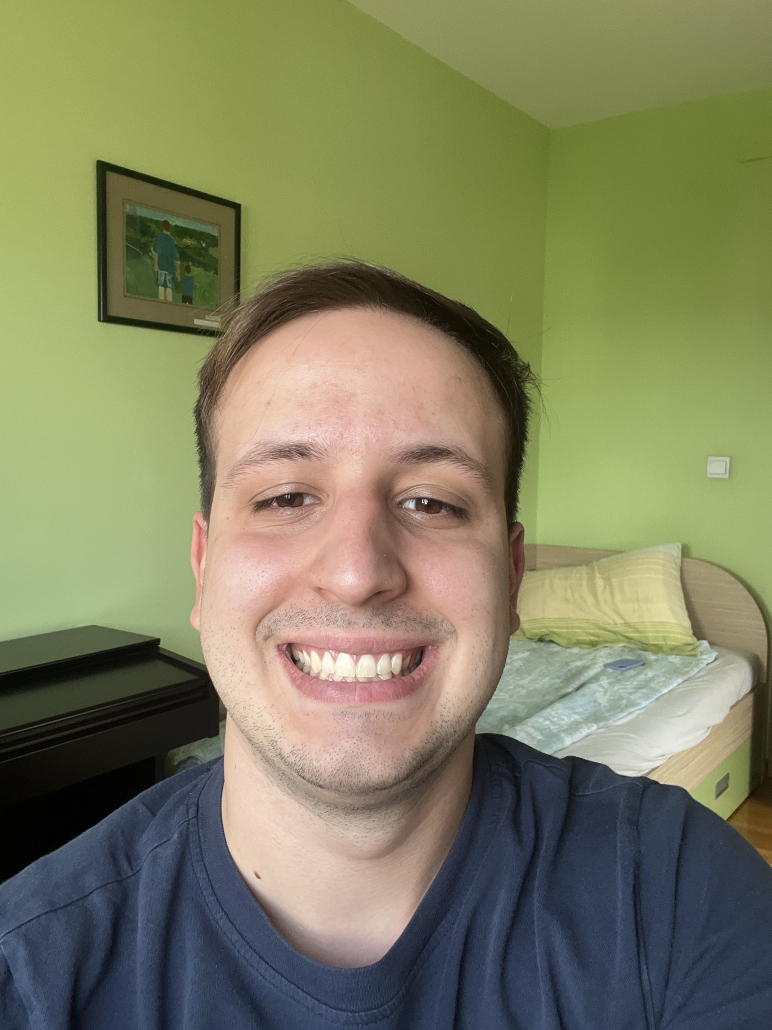
#> input picture face3.jpg, 2316 x 3088 px (shown at 1/3 size)
$ python face_crop.py
#> lines starting #> are read from the running program, lines starting #| are printed output that depends on the picture
import cv2
from PIL import Image

# Load the image using OpenCV
image_path = 'face3.jpg'  # replace with your image path
image = cv2.imread(image_path)
#> image is the input picture: shape (3088, 2316, 3); mean B, G, R 96.5, 128.3, 127.9

# Load the pre-trained Haar Cascade classifier for face detection
face_cascade = cv2.CascadeClassifier(cv2.data.haarcascades + 'haarcascade_frontalface_default.xml')

# Convert the image to grayscale
gray_image = cv2.cvtColor(image, cv2.COLOR_BGR2GRAY)
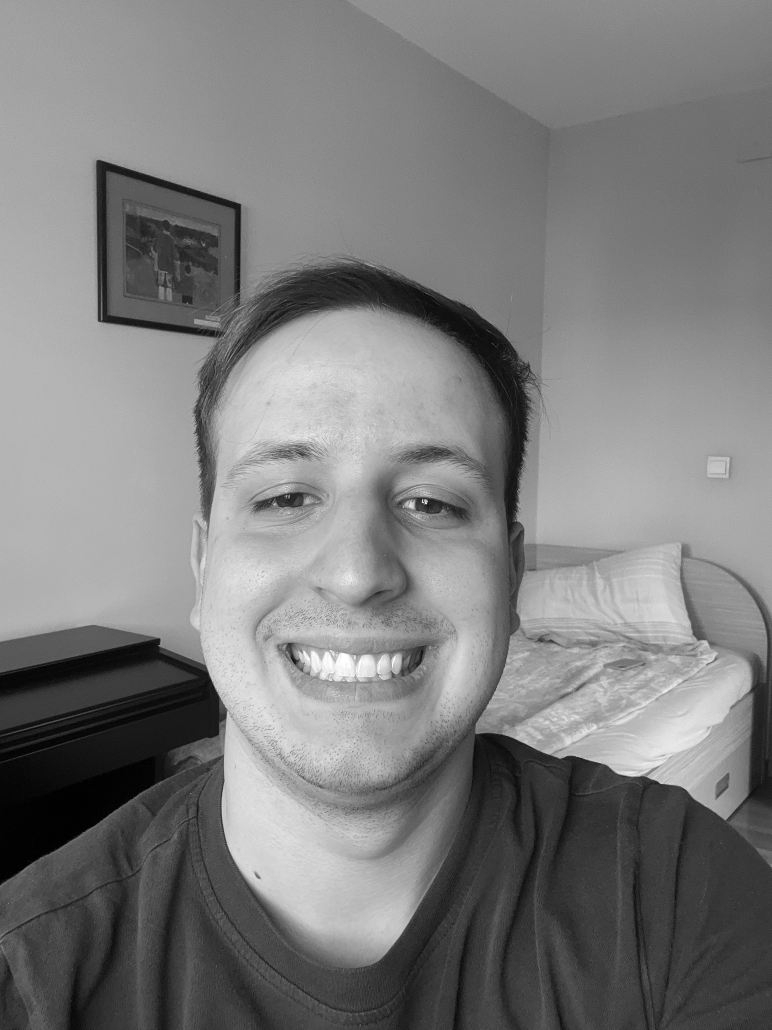
#> gray_image: shape (3088, 2316) (shown at 1/3 size); min 0, max 255, mean 124.6

# Detect faces in the image
faces = face_cascade.detectMultiScale(gray_image, scaleFactor=1.1, minNeighbors=5, minSize=(30, 30))
#> faces = [[456, 1017, 1218, 1218]]

# If no faces are found, print a message
if len(faces) == 0:
    print("No faces found")
else:
    # Get the coordinates of the first face detected
    (x, y, w, h) = faces[0]
#> x = 456; y = 1017; w = 1218; h = 1218

    # Crop the face from the image
    cropped_face = gray_image[y:y+h, x:x+w]
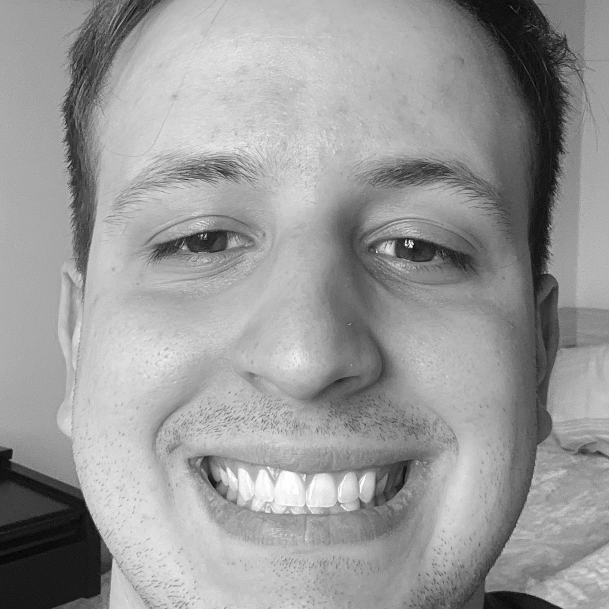
#> cropped_face: shape (1218, 1218) (shown at 1/2 size); min 0, max 255, mean 153.3

    # Convert the cropped face to PIL format for resizing
    cropped_face_pil = Image.fromarray(cropped_face)

    # Resize the cropped face to 48x48
    resized_face = cropped_face_pil.resize((48, 48), Image.LANCZOS)
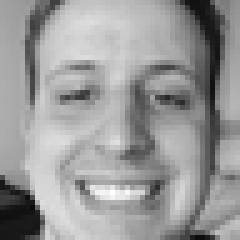
#> resized_face: PIL image 48x48 L (shown 5 times larger); min 10, max 255, mean 153.3

    # Convert the image to grayscale
    grayscale_face = resized_face.convert('L')

    # Save the resulting image
    grayscale_face.save('cropped_face_48x48.jpg')

    print("Face cropped and saved as cropped_face_48x48.jpg")

$ run again, with face2.jpg copied over face3.jpg
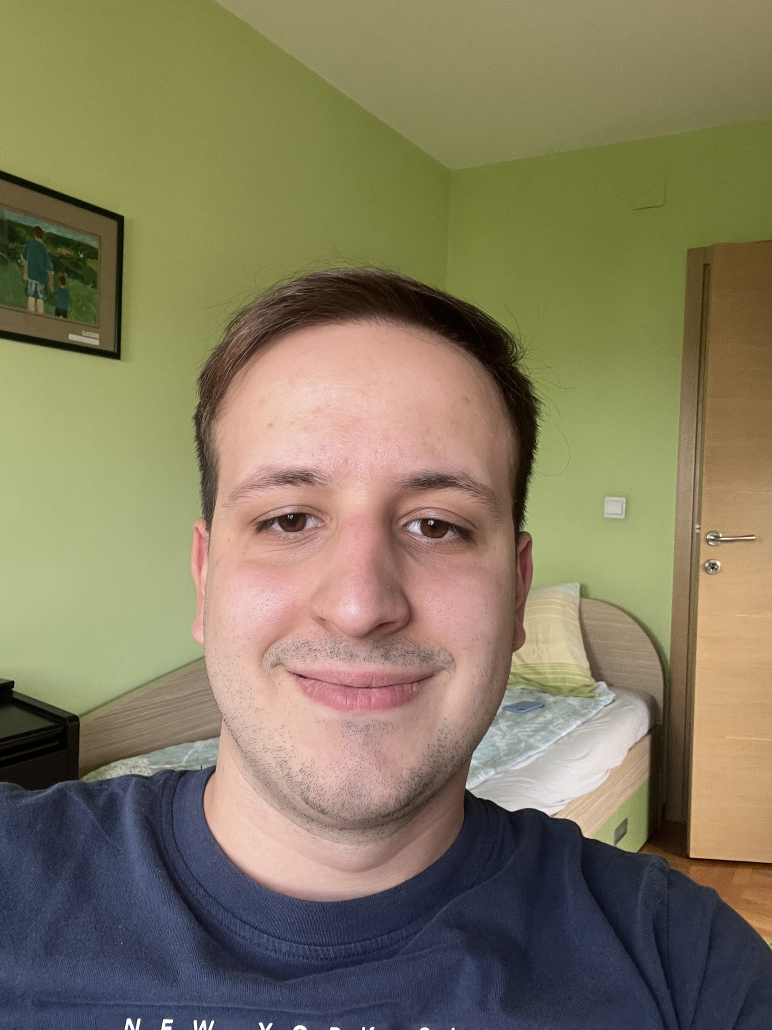
#> input picture face2.jpg, 2316 x 3088 px (shown at 1/3 size)
#> image is the input picture: shape (3088, 2316, 3); mean B, G, R 96, 122.7, 131.8
#> `gray_image = cv2.cvtColor(image, cv2.COLOR_BGR2GRAY)`:
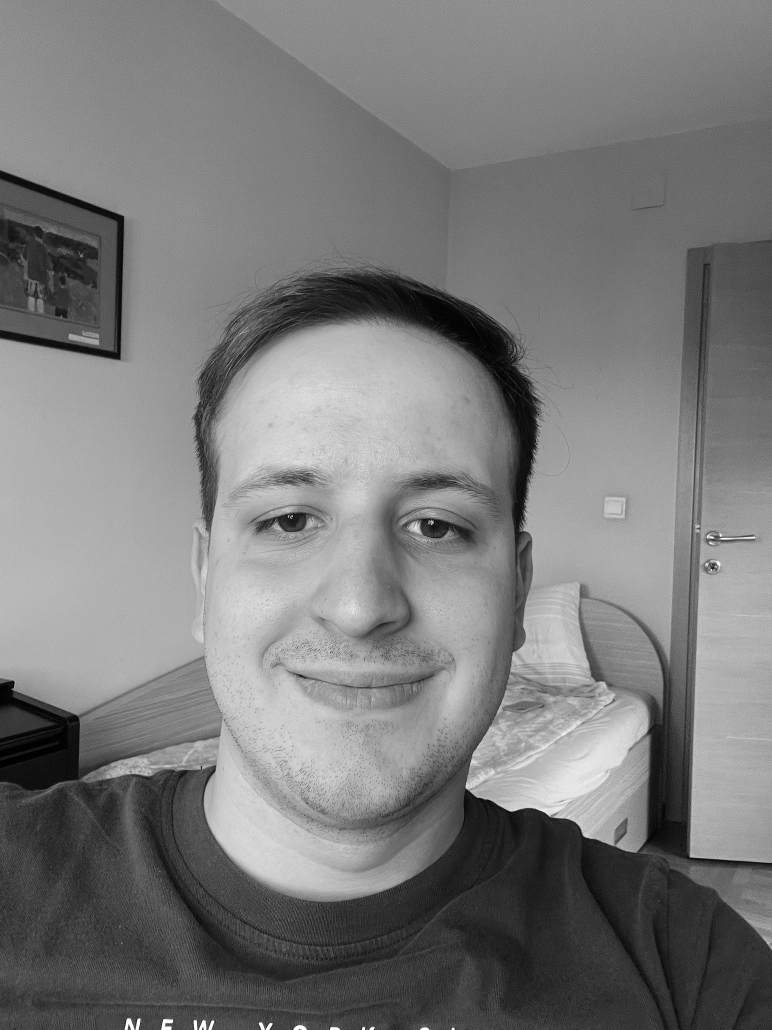
#> gray_image: shape (3088, 2316) (shown at 1/3 size); min 0, max 255, mean 122.4
#> faces = [[428, 1059, 1291, 1291]]
#> x = 428; y = 1059; w = 1291
#> `resized_face = cropped_face_pil.resize((48, 48), Image.LANCZOS)`:
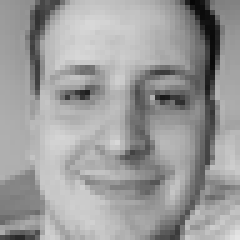
#> resized_face: PIL image 48x48 L (shown 5 times larger); min 7, max 228, mean 155.9

$ run again, with face.jpg copied over face3.jpg
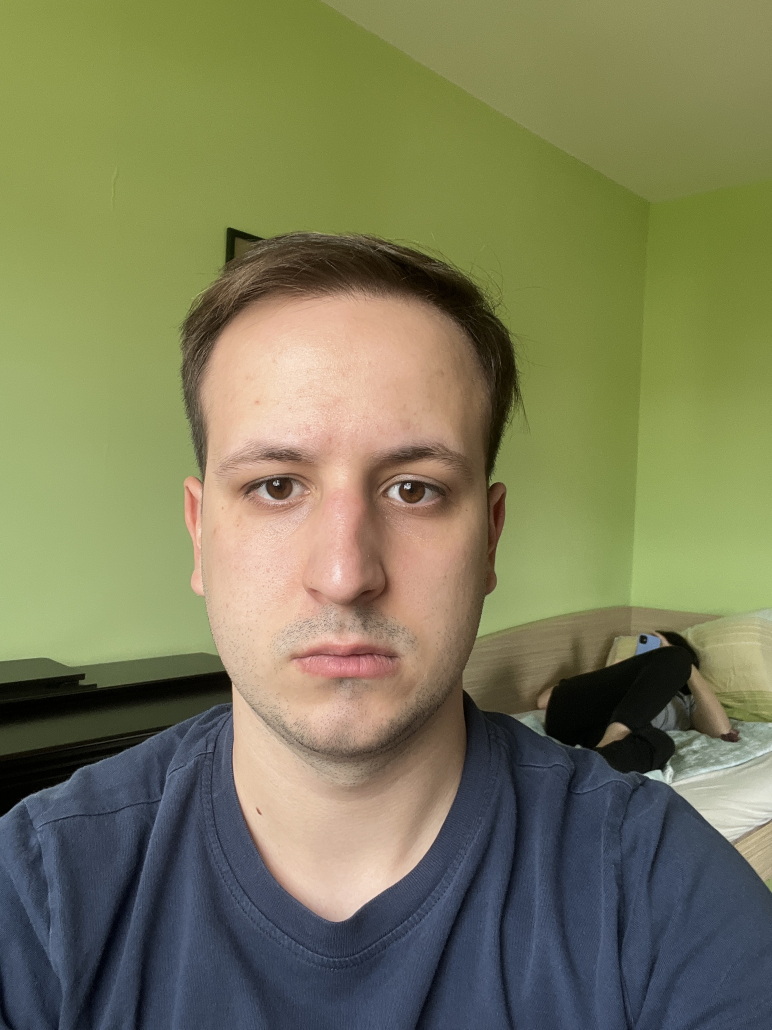
#> input picture face.jpg, 2316 x 3088 px (shown at 1/3 size)
#> image is the input picture: shape (3088, 2316, 3); mean B, G, R 90, 123.6, 123.3
#> `gray_image = cv2.cvtColor(image, cv2.COLOR_BGR2GRAY)`:
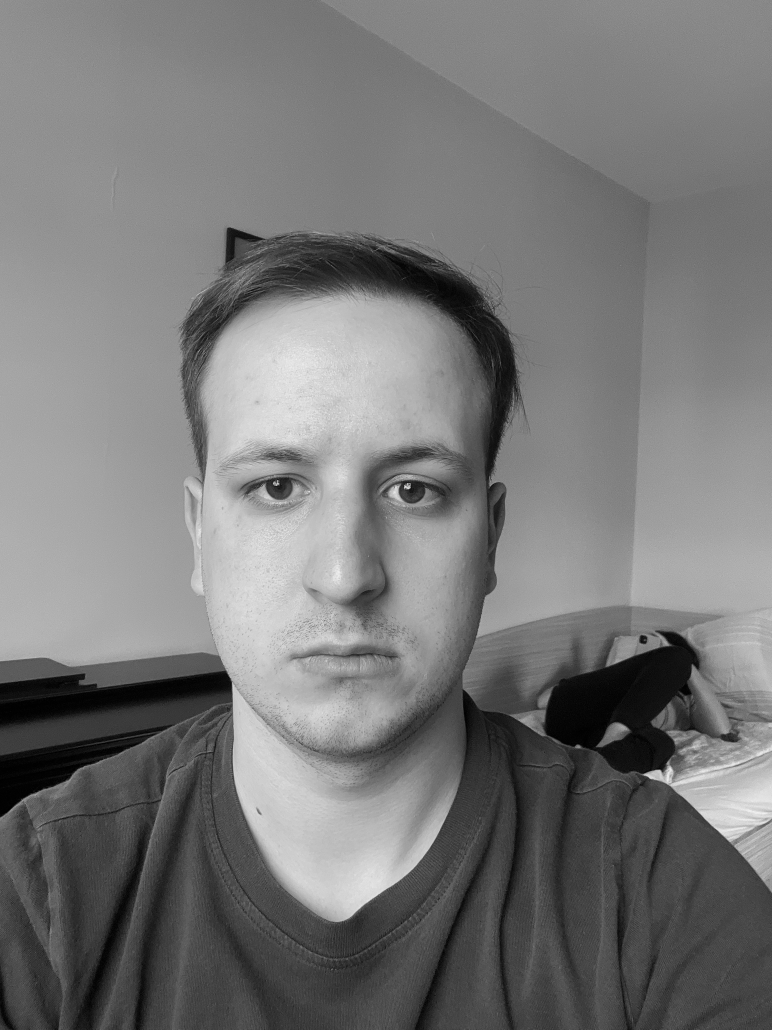
#> gray_image: shape (3088, 2316) (shown at 1/3 size); min 0, max 252, mean 119.7
#> faces = [[1845, 2839, 119, 119], [455, 1003, 1168, 1168]]
#> x = 1845; y = 2839; w = 119
#> `cropped_face = gray_image[y:y+h, x:x+w]`:
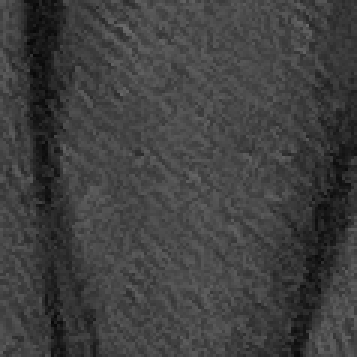
#> cropped_face: shape (119, 119) (shown 3 times larger); min 6, max 107, mean 63.8
